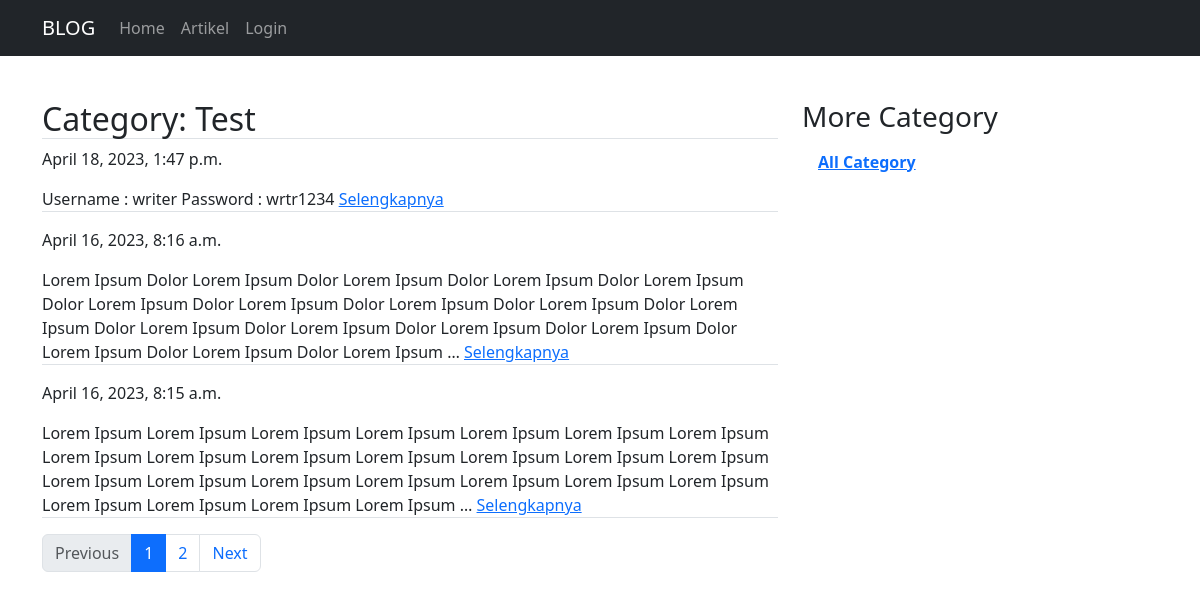
The app's page /article/category/Test/1, older data.
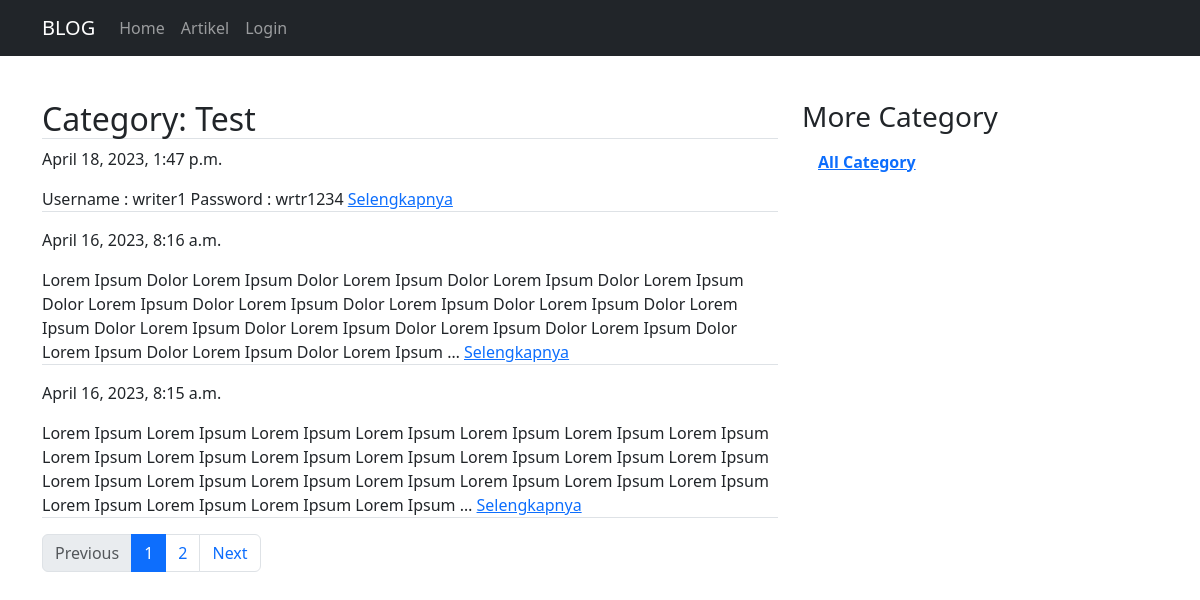
The same page, newer data.
### article/models.py (models this page shows, shortened)
class Article(models.Model):
	title		= models.CharField(max_length=255)
	body 		= models.TextField()
	category_choices = [
		('Test', 'Test'),
		('News', 'News'),
		('Sport', 'Sport'),
	]
	category 	= models.CharField(
		max_length=10,
		choices=category_choices,
		default='Test'
	)
	published	= models.DateTimeField(auto_now_add=True)
	updated 	= models.DateTimeField(auto_now=True)
	slug		= models.SlugField(blank=True, editable=False)

### article/views.py (the view)
# urls.py: path('category/<str:category>/<int:page>', ArticleCategoryListView.as_view(), name='category'),
class ArticleCategoryListView(ListView):
	model = Article
	template_name = "article/article_category_list.html"
	context_object_name = 'article_list'
	ordering = ['-published']
	paginate_by = 3
	def get_queryset(self):
		self.queryset = self.model.objects.filter(category=self.kwargs['category'])
		return super().get_queryset()
	def get_context_data(self,*args,**kwargs):
		category_list = self.model.objects.values_list('category', flat=True).distinct().exclude(category=self.kwargs['category'])
		self.kwargs.update({'category_list':category_list})
		kwargs = self.kwargs
		return super().get_context_data(*args,**kwargs)

### article/templates/article/article_category_list.html (shortened to what this page needs)
{% extends "base.html" %}
{% block contents %}
<div class="row">
	<div class="col-md-8">
		<h2 class="border-bottom">Category: {{category}}</h2>
		{% for article in article_list %}
		<p>{{article.published}}</p>
		<p class="border-bottom">{{article.body|truncatewords:50}} <a href="{% url 'article:detail' article.slug %}">Selengkapnya</a></p>
	{% endfor %}
		{% if is_paginated %}
			<nav aria-label="articlePage">
			  <ul class="pagination">
			    {% if page_obj.has_previous %}
			    	<li class="page-item">
				      <a class="page-link" href="{% url 'article:category' category page_obj.previous_page_number%}">Previous</a>
				    </li>
				{% else %}
					<li class="page-item disabled">
				      <a class="page-link" href="#" tabindex="-1" aria-disabled="true">Previous</a>
				    </li>
			    {% endif %}
			    {% for page in paginator.page_range %}
			    	{% if page is page_obj.number %}
			    	<li class="page-item active" aria-current="page">
			    		<span class="page-link" href="#">{{page}}</span>
			    	</li>
			    	{% else %}
			    	<li class="page-item">
			    		<a class="page-link" href="{% url 'article:category' category page %}">{{page}}</a>
			    	</li>
			    	{% endif %}
			    {% endfor %}
			    {% if page_obj.has_next %}
			    	<li class="page-item">
				      <a class="page-link" href="{% url 'article:category' category page_obj.next_page_number%}">Next</a>
				    </li>
				{% else %}
					<li class="page-item disabled">
				      <a class="page-link" href="#" tabindex="-1" aria-disabled="true">Next</a>
				    </li>
			    {% endif %}
			  </ul>
			</nav>
			{% endif %}
	</div>
	<div class="col-sm">
		<h3>More Category</h3>
		<ul class="list-group list-group-flush">
			<li class="list-group-item"><a href="{% url 'article:list' 1 %}"><b>All Category</b></a></li>
		</ul>
	</div>
</div>
{% endblock contents %}

### templates/base.html (shortened to what this page needs)
{% load static %}
<!DOCTYPE html>
<html>
<head>
	{% include "snippets/styles.html" %}
</head>
<body>
	{% include "snippets/navbar.html" %}
	<div class="container" style="margin-top:100px">
		{% block contents %}
		{% endblock contents %}
	</div>
</body>
</html>

### templates/snippets/styles.html
{% load static %}
<link rel="stylesheet" type="text/css" href="{% static 'vendor/bootstrap/css/bootstrap.min.css' %}">

### templates/snippets/navbar.html (shortened to what this page needs)
<nav class="navbar fixed-top navbar-expand-lg navbar-dark bg-dark">
  <div class="container">
	  <a class="navbar-brand" href="{% url 'home' %}">BLOG</a>
	  <div class="collapse navbar-collapse" id="navbarNavDropdown">
	    <ul class="navbar-nav">
	      <li class="nav-item">
	        <a class="nav-link" href="{% url 'home' %}">Home</a>
	      </li>
	      <li class="nav-item">
	        <a class="nav-link" href="{% url 'article:list' 1 %}">Artikel</a>
	      </li>
		{% if user.is_authenticated %}
		<li class="nav-item dropdown ml-auto">
	        <a class="nav-link dropdown-toggle text-light" href="#" id="navbarDropdownMenuLink" role="button" data-bs-toggle="dropdown" aria-haspopup="true" aria-expanded="false">
	          {{user}}
	        </a>
	        <ul class="dropdown-menu" aria-labelledby="navbarDropdownMenuLink">
	          <li><a class="dropdown-item" href="{% url 'article:create' %}">Add artikel</a></li>
	          <li><a class="dropdown-item" href="{% url 'article:manage' %}">Manage artikel</a></li>
			  <li><a class="dropdown-item" href="{% url 'logout' %}">Logout</a></li>
	        </ul>
	    </li>
		</ul>
		{% else %}
		<li class="nav-item dropdown ml-auto">
	        <a class="nav-link" href="{% url 'login' %}">
	          Login
	        </a>
			</li>
		{% endif %}
	  </div>
  </div>
</nav>

### templates/snippets/scripts.html (shortened to what this page needs)
{% load static %}

Row changes from the older to the newer data that the page shows:
changed Article: body "Username : writer Password : wrtr1234" → "Username : writer1 Password : wrtr1234"
